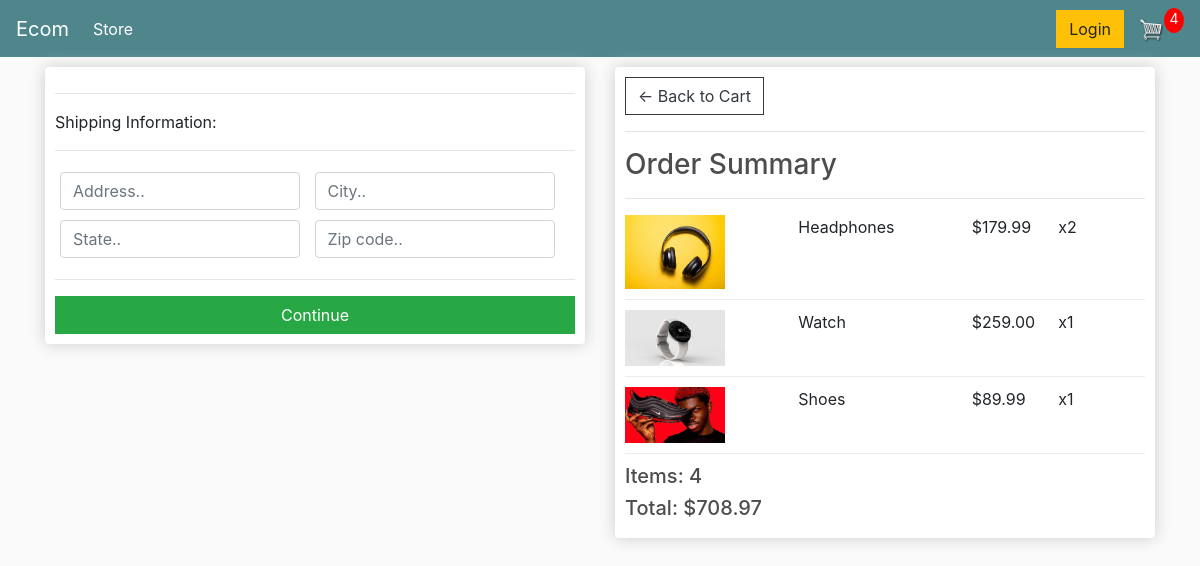
/checkout/ (signed in), run on an earlier commit of the app's database.
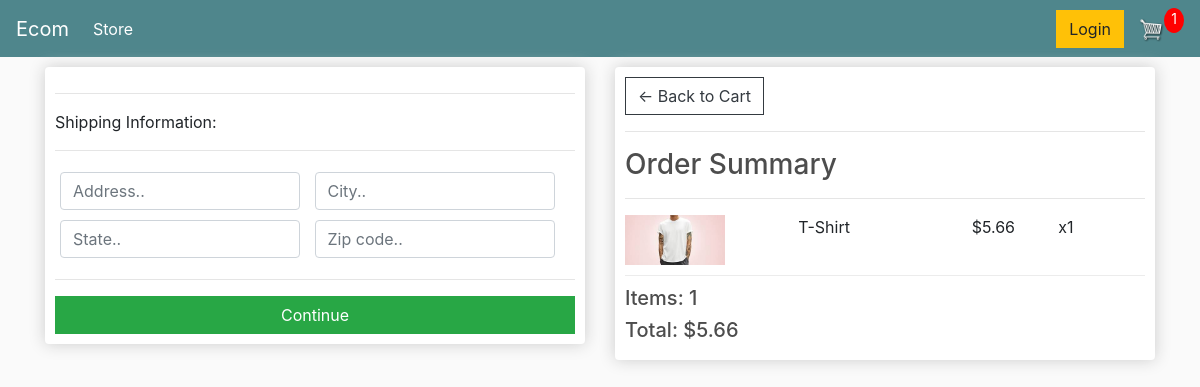
And on a later commit of the database.
### store/models.py (models this page shows, shortened)
class OrderItem(models.Model):
    product=models.ForeignKey(Product,on_delete=models.SET_NULL,blank=True,null=True)
    order=models.ForeignKey(Order,on_delete=models.SET_NULL,blank=True,null=True)
    quantity=models.IntegerField(default=0,null=True,blank =True)
    date_added=models.DateTimeField(auto_now_add=True)
    @property
    def get_total(self):
        total=self.product.price * self.quantity
        return total

class Product(models.Model):
    name=models.CharField(max_length=200)
    price=models.DecimalField(max_digits=7,decimal_places=2)
    digital=models.BooleanField(default=False,null=True,blank=True)
    image=models.ImageField(null=True,blank=True)
    @property
    def imageURL(self):
        try:
            url=self.image.url
        except:
            url=''
        return url

class Order(models.Model):
    customer=models.ForeignKey(Customer,on_delete=models.SET_NULL,null=True,blank=True)
    date_ordered=models.DateTimeField(auto_now_add=True)
    complete=models.BooleanField(default=False)
    transaction_id=models.CharField(max_length=200,null=True)
    @property
    def get_cart_total(self):
        orderitems=self.orderitem_set.all()
        cart_total=sum([item.get_total for item in orderitems])
        return cart_total
    @property
    def get_cart_items(self):
        orderitems=self.orderitem_set.all()
        item_total=sum([item.quantity for item in orderitems])
        return item_total
    @property
    def shipping(self):
        shipping=False
        orderitems=self.orderitem_set.all()
        for i in orderitems:
            if i.product.digital==False:
                shipping = True
                break # this is added by UNNAT seperately, to save some time
        return shipping

### store/views.py (the view)
# urls.py: path('checkout/',views.checkout,name="checkout"),
def checkout(request):
    data = cartData(request)
    cartItems = data['cartItems']
    order = data['order']
    items = data['items']
    context={'items':items,'order':order,'cartItems':cartItems}
    return render(request,'store/checkout.html',context)

### store/utils.py (called while the page is built)
def cartData(request):
    if request.user.is_authenticated:
        customer = request.user.customer  #from tutorial (yes work)
        order,created = Order.objects.get_or_create(customer=customer,complete=False)
        items=order.orderitem_set.all()
        cartItems=order.get_cart_items
    else:
        cookieData = cookieCart(request)
        cartItems = cookieData['cartItems']
        order = cookieData['order']
        items = cookieData['items']
    return {'cartItems':cartItems, 'order':order, 'items':items}

### store/templates/store/checkout.html (shortened to what this page needs)
{% extends 'store/main.html' %}
{% load static %}
{% block content %}
     <div class="row">
		<div class="col-lg-6">
			<div class="box-element" id="form-wrapper">
				<form id="form">
					<div id="shipping-info">
						<hr>
						<p>Shipping Information:</p>
						<hr>
						<div class="form-field">
							<input class="form-control" type="text" name="address" placeholder="Address..">
						</div>
						<div class="form-field">
							<input class="form-control" type="text" name="city" placeholder="City..">
						</div>
						<div class="form-field">
							<input class="form-control" type="text" name="state" placeholder="State..">
						</div>
						<div class="form-field">
							<input class="form-control" type="text" name="zipcode" placeholder="Zip code..">
						</div>
					</div>
					<hr>
					<input id="form-button" class="btn btn-success btn-block" type="submit" value="Continue">
				</form>
			</div>
			<br>
		</div>
		<div class="col-lg-6">
			<div class="box-element">
				<a  class="btn btn-outline-dark" href="{% url 'cart' %}">&#x2190; Back to Cart</a>
				<hr>
				<h3>Order Summary</h3>
				<hr>
				{% for item in items %}
				<div class="cart-row">
					<div style="flex:2"><img class="row-image" src="{{item.product.imageURL}}"></div>
					<div style="flex:2"><p>{{item.product.name}}</p></div>
					<div style="flex:1"><p>${{item.product.price|floatformat:2}}</p></div>
					<div style="flex:1"><p>x{{item.quantity}}</p></div>
				</div>
				{% endfor %}
				<h5>Items:   {{order.get_cart_items}} </h5>
				<h5>Total:   ${{order.get_cart_total|floatformat:2}}</h5>
			</div>
		</div>
	</div>
{% endblock content %}

What changed in the data, as far as the page shows it:
removed OrderItem: product.imageURL (picture), product.name "Headphones", product.price "179.99", quantity "2"
removed OrderItem: product.imageURL (picture), product.name "Watch", product.price "259.00", quantity "1"
removed OrderItem: product.imageURL (picture), product.name "Shoes", product.price "89.99", quantity "1"
added OrderItem: product.imageURL (picture), product.name "T-Shirt", product.price "5.66", quantity "1"
changed Order: get_cart_items "4" → "1"; get_cart_total "708.97" → "5.66"
Also different on the page:
{{ cartItems }}: "4" → "1"
